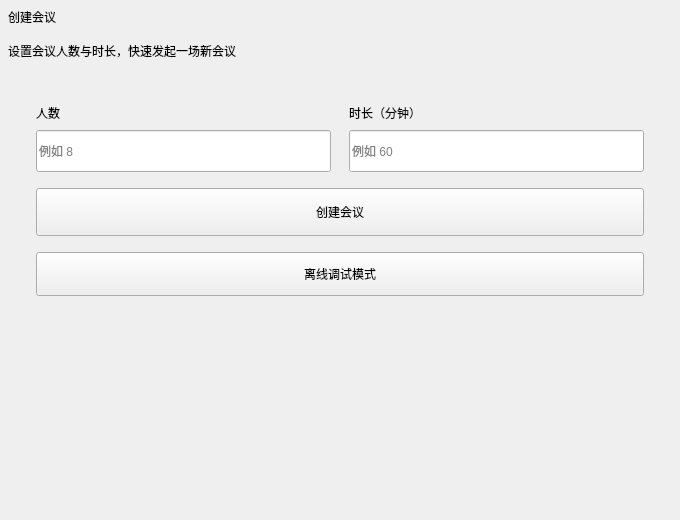
<?xml version="1.0" encoding="UTF-8"?>
<ui version="4.0">
 <class>stack_create_meet</class>
 <widget class="QWidget" name="stack_create_meet">
  <property name="geometry">
   <rect>
    <x>0</x>
    <y>0</y>
    <width>680</width>
    <height>520</height>
   </rect>
  </property>
  <layout class="QVBoxLayout" name="verticalLayout_root">
   <property name="spacing">
    <number>16</number>
   </property>
   <property name="leftMargin">
    <number>8</number>
   </property>
   <property name="topMargin">
    <number>8</number>
   </property>
   <property name="rightMargin">
    <number>8</number>
   </property>
   <property name="bottomMargin">
    <number>8</number>
   </property>
   <item>
    <widget class="QLabel" name="pageTitle">
     <property name="text">
      <string>创建会议</string>
     </property>
    </widget>
   </item>
   <item>
    <widget class="QLabel" name="pageDesc">
     <property name="text">
      <string>设置会议人数与时长，快速发起一场新会议</string>
     </property>
    </widget>
   </item>
   <item>
    <widget class="QFrame" name="frame">
     <property name="sizePolicy">
      <sizepolicy hsizetype="Preferred" vsizetype="Fixed">
       <horstretch>0</horstretch>
       <verstretch>0</verstretch>
      </sizepolicy>
     </property>
     <property name="minimumSize">
      <size>
       <width>0</width>
       <height>220</height>
      </size>
     </property>
     <property name="frameShape">
      <enum>QFrame::Shape::NoFrame</enum>
     </property>
     <layout class="QVBoxLayout" name="cardLayout">
      <property name="spacing">
       <number>16</number>
      </property>
      <property name="leftMargin">
       <number>28</number>
      </property>
      <property name="topMargin">
       <number>28</number>
      </property>
      <property name="rightMargin">
       <number>28</number>
      </property>
      <property name="bottomMargin">
       <number>28</number>
      </property>
      <item>
       <layout class="QHBoxLayout" name="fieldsLayout" stretch="1,1">
        <property name="spacing">
         <number>18</number>
        </property>
        <item>
         <layout class="QVBoxLayout" name="peopleLayout">
          <property name="spacing">
           <number>8</number>
          </property>
          <item>
           <widget class="QLabel" name="fieldLabel">
            <property name="text">
             <string>人数</string>
            </property>
           </widget>
          </item>
          <item>
           <widget class="QLineEdit" name="lineEdit">
            <property name="minimumSize">
             <size>
              <width>0</width>
              <height>42</height>
             </size>
            </property>
            <property name="placeholderText">
             <string>例如 8</string>
            </property>
           </widget>
          </item>
         </layout>
        </item>
        <item>
         <layout class="QVBoxLayout" name="timeLayout">
          <property name="spacing">
           <number>8</number>
          </property>
          <item>
           <widget class="QLabel" name="fieldLabel_2">
            <property name="text">
             <string>时长（分钟）</string>
            </property>
           </widget>
          </item>
          <item>
           <widget class="QLineEdit" name="lineEdit_2">
            <property name="minimumSize">
             <size>
              <width>0</width>
              <height>42</height>
             </size>
            </property>
            <property name="placeholderText">
             <string>例如 60</string>
            </property>
           </widget>
          </item>
         </layout>
        </item>
       </layout>
      </item>
      <item>
       <widget class="QPushButton" name="create_meeting_btn">
        <property name="minimumSize">
         <size>
          <width>0</width>
          <height>48</height>
         </size>
        </property>
        <property name="cursor">
         <cursorShape>PointingHandCursor</cursorShape>
        </property>
        <property name="text">
         <string>创建会议</string>
        </property>
       </widget>
      </item>
      <item>
       <widget class="QPushButton" name="offline_debug_btn">
        <property name="minimumSize">
         <size>
          <width>0</width>
          <height>44</height>
         </size>
        </property>
        <property name="cursor">
         <cursorShape>PointingHandCursor</cursorShape>
        </property>
        <property name="toolTip">
         <string>不连接服务器，打开会议窗口并预置假成员，便于调试 UI / 摄像头</string>
        </property>
        <property name="text">
         <string>离线调试模式</string>
        </property>
       </widget>
      </item>
     </layout>
    </widget>
   </item>
   <item>
    <spacer name="verticalSpacer">
     <property name="orientation">
      <enum>Qt::Orientation::Vertical</enum>
     </property>
     <property name="sizeHint" stdset="0">
      <size>
       <width>20</width>
       <height>40</height>
      </size>
     </property>
    </spacer>
   </item>
  </layout>
 </widget>
 <resources/>
 <connections/>
</ui>
